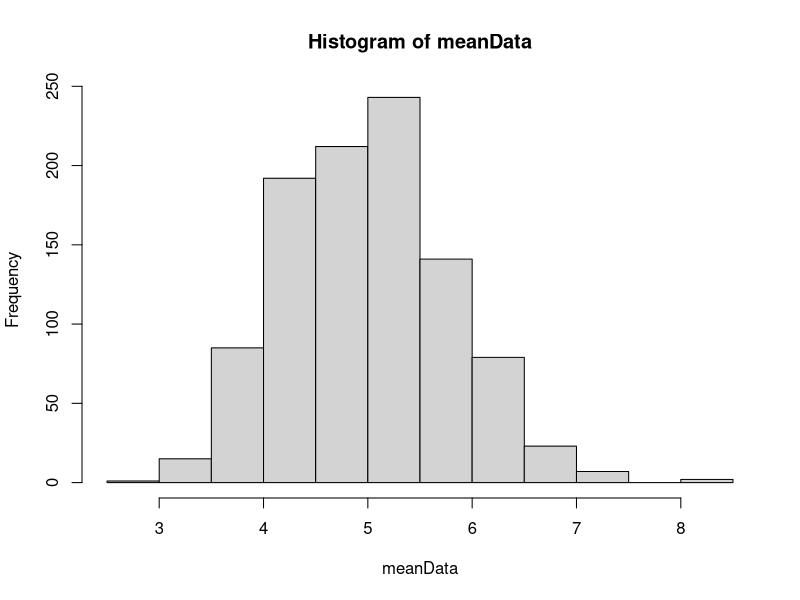
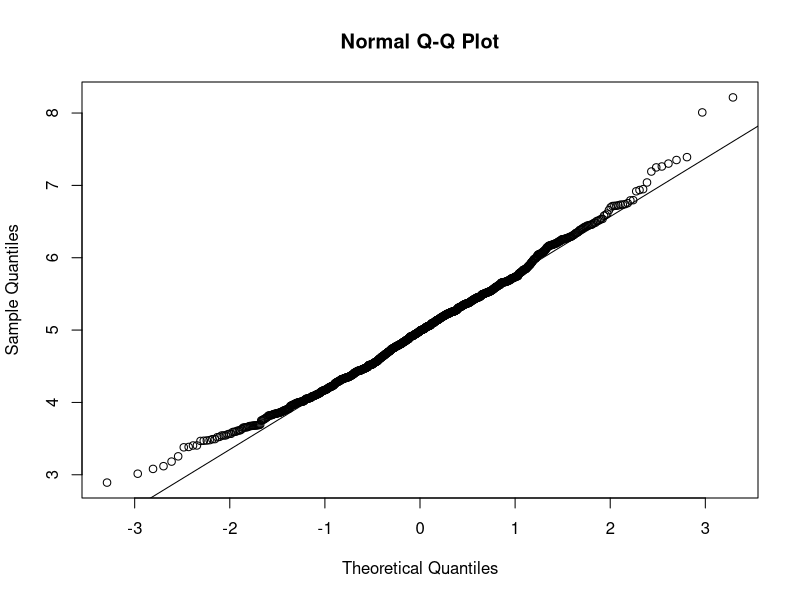
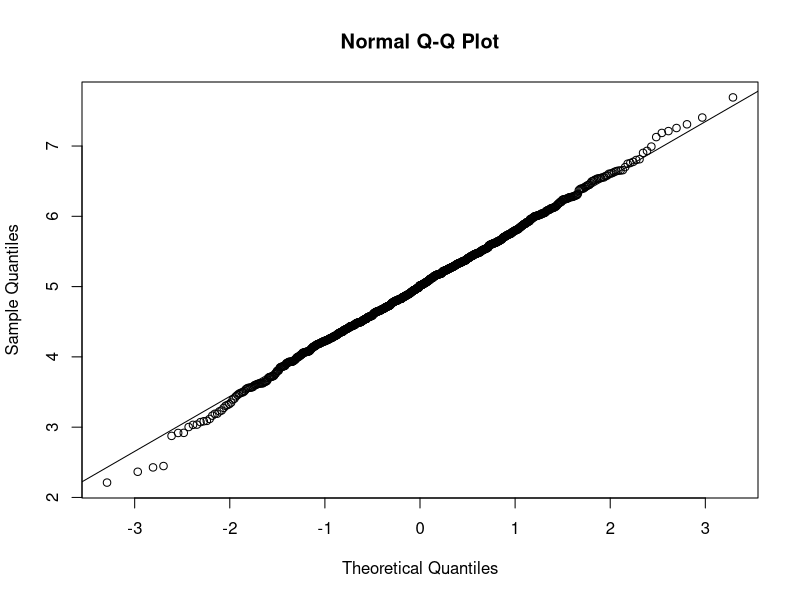
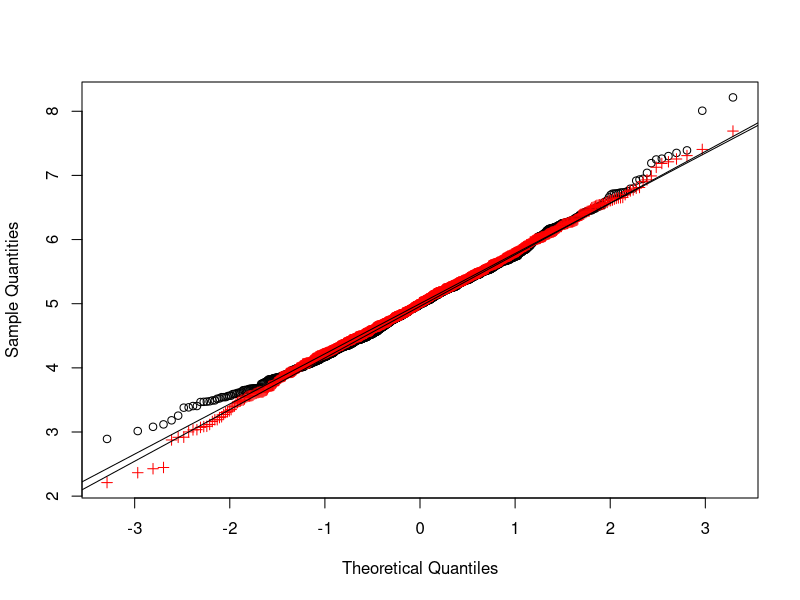
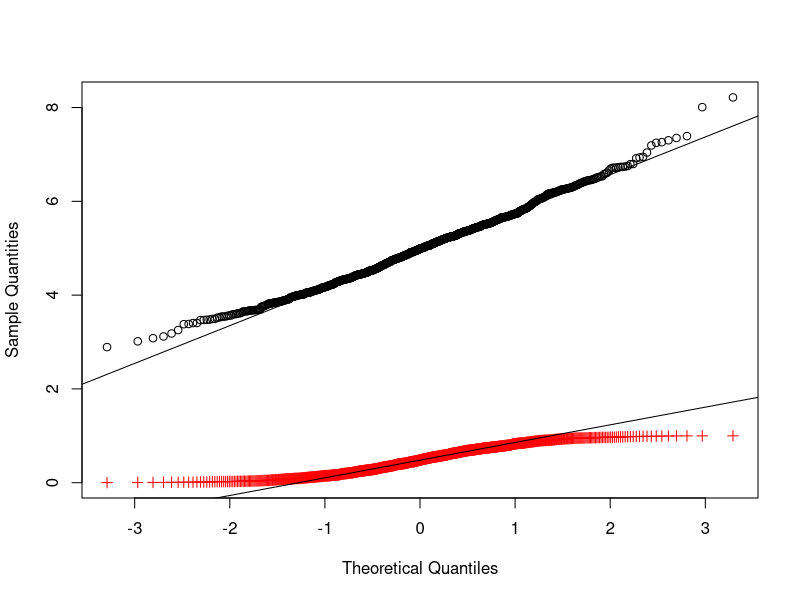

Reproduce these figures in R, in order.
## ---- chunk 1
set.seed(31)
lambda <- 0.2
nsim <- 1000
data <- array(nsim)
for (i in 1 : nsim) { ## 1000 simulations
  data[i] <- data.frame(rexp(40, lambda)) ## 40 observations
}

meanData <- sapply(data, mean) ## take mean of each of the simulations
## ---- chunk 2
hist(meanData)
## ---- chunk 3
1/lambda
## ---- chunk 4
mean(meanData)
## ---- chunk 5
1/lambda
## ---- chunk 6
(1/lambda)^2
## ---- chunk 7
(1/lambda)^2/40
## ---- chunk 8
var(meanData)
## ---- chunk 9
qqnorm(meanData)
qqline(meanData) ## creates a line that goes from 2nd to the 4th quantile. 

## ---- chunk 10
norm<-rnorm(1000, mean=mean(meanData), sd=sd(meanData))
qqnorm(norm)
qqline(norm) ## creates a line that goes from 2nd to the 4th quantile. 

## ---- chunk 11
q1 <- qqnorm(meanData, plot.it = FALSE)
q2 <- qqnorm(norm, plot.it = FALSE)
plot(range(q1$x, q2$x), range(q1$y, q2$y), type = "n", 
     ylab="Sample Quantities", xlab="Theoretical Quantiles")
points(q1)
points(q2, col = "red", pch = 3) ## normal
qqline(meanData) ## quantile line, going from 0.25 to 0.75 quantile
qqline(norm) ## quantile line, going from 0.25 to 0.75 quantile

## ---- chunk 12
unif<-runif(1000) ## a 1000 uniforms
q1 <- qqnorm(meanData, plot.it = FALSE)
q2 <- qqnorm(unif, plot.it = FALSE)
plot(range(q1$x, q2$x), range(q1$y, q2$y), type = "n", 
     ylab="Sample Quantities", xlab="Theoretical Quantiles")
points(q1)
points(q2, col = "red", pch = 3) ## uniform
qqline(meanData) ## quantile line, going from 0.25 to 0.75 quantile
qqline(unif) ## quantile line, going from 0.25 to 0.75 quantile

